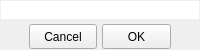
<?xml version="1.0" encoding="UTF-8"?>
<ui version="4.0">
 <class>SuperNoteDialogui</class>
 <widget class="QFrame" name="SuperNoteDialogui">
  <property name="geometry">
   <rect>
    <x>0</x>
    <y>0</y>
    <width>200</width>
    <height>50</height>
   </rect>
  </property>
  <property name="sizePolicy">
   <sizepolicy hsizetype="Minimum" vsizetype="Minimum">
    <horstretch>0</horstretch>
    <verstretch>0</verstretch>
   </sizepolicy>
  </property>
  <property name="minimumSize">
   <size>
    <width>200</width>
    <height>50</height>
   </size>
  </property>
  <property name="windowTitle">
   <string>Frame</string>
  </property>
  <property name="styleSheet">
   <string notr="true"/>
  </property>
  <property name="frameShadow">
   <enum>QFrame::Plain</enum>
  </property>
  <layout class="QVBoxLayout" name="verticalLayout" stretch="99,1">
   <property name="spacing">
    <number>5</number>
   </property>
   <property name="leftMargin">
    <number>1</number>
   </property>
   <property name="topMargin">
    <number>1</number>
   </property>
   <property name="rightMargin">
    <number>1</number>
   </property>
   <property name="bottomMargin">
    <number>1</number>
   </property>
   <item>
    <widget class="QTextBrowser" name="textBrowser">
     <property name="sizePolicy">
      <sizepolicy hsizetype="Minimum" vsizetype="Minimum">
       <horstretch>0</horstretch>
       <verstretch>0</verstretch>
      </sizepolicy>
     </property>
     <property name="minimumSize">
      <size>
       <width>10</width>
       <height>10</height>
      </size>
     </property>
     <property name="frameShape">
      <enum>QFrame::NoFrame</enum>
     </property>
     <property name="verticalScrollBarPolicy">
      <enum>Qt::ScrollBarAlwaysOff</enum>
     </property>
     <property name="horizontalScrollBarPolicy">
      <enum>Qt::ScrollBarAlwaysOff</enum>
     </property>
     <property name="html">
      <string>&lt;!DOCTYPE HTML PUBLIC &quot;-//W3C//DTD HTML 4.0//EN&quot; &quot;http://www.w3.org/TR/REC-html40/strict.dtd&quot;&gt;
&lt;html&gt;&lt;head&gt;&lt;meta name=&quot;qrichtext&quot; content=&quot;1&quot; /&gt;&lt;meta charset=&quot;utf-8&quot; /&gt;&lt;style type=&quot;text/css&quot;&gt;
p, li { white-space: pre-wrap; }
&lt;/style&gt;&lt;/head&gt;&lt;body style=&quot; font-family:'Segoe UI'; font-size:9pt; font-weight:400; font-style:normal;&quot;&gt;
&lt;p style=&quot;-qt-paragraph-type:empty; margin-top:0px; margin-bottom:0px; margin-left:0px; margin-right:0px; -qt-block-indent:0; text-indent:0px; font-family:'MS Shell Dlg 2'; font-size:8.25pt;&quot;&gt;&lt;br /&gt;&lt;/p&gt;&lt;/body&gt;&lt;/html&gt;</string>
     </property>
    </widget>
   </item>
   <item>
    <layout class="QHBoxLayout" name="horizontalLayout">
     <property name="spacing">
      <number>5</number>
     </property>
     <item>
      <spacer name="horizontalSpacer">
       <property name="orientation">
        <enum>Qt::Horizontal</enum>
       </property>
       <property name="sizeHint" stdset="0">
        <size>
         <width>40</width>
         <height>20</height>
        </size>
       </property>
      </spacer>
     </item>
     <item>
      <widget class="QPushButton" name="pushButton">
       <property name="sizePolicy">
        <sizepolicy hsizetype="Minimum" vsizetype="Minimum">
         <horstretch>0</horstretch>
         <verstretch>0</verstretch>
        </sizepolicy>
       </property>
       <property name="minimumSize">
        <size>
         <width>60</width>
         <height>25</height>
        </size>
       </property>
       <property name="maximumSize">
        <size>
         <width>16777215</width>
         <height>25</height>
        </size>
       </property>
       <property name="text">
        <string>Cancel</string>
       </property>
      </widget>
     </item>
     <item>
      <widget class="QPushButton" name="pushButton_2">
       <property name="sizePolicy">
        <sizepolicy hsizetype="Minimum" vsizetype="Minimum">
         <horstretch>0</horstretch>
         <verstretch>0</verstretch>
        </sizepolicy>
       </property>
       <property name="minimumSize">
        <size>
         <width>60</width>
         <height>25</height>
        </size>
       </property>
       <property name="maximumSize">
        <size>
         <width>16777215</width>
         <height>25</height>
        </size>
       </property>
       <property name="text">
        <string>OK</string>
       </property>
      </widget>
     </item>
     <item>
      <spacer name="horizontalSpacer_2">
       <property name="orientation">
        <enum>Qt::Horizontal</enum>
       </property>
       <property name="sizeHint" stdset="0">
        <size>
         <width>40</width>
         <height>20</height>
        </size>
       </property>
      </spacer>
     </item>
    </layout>
   </item>
  </layout>
 </widget>
 <resources/>
 <connections/>
</ui>
